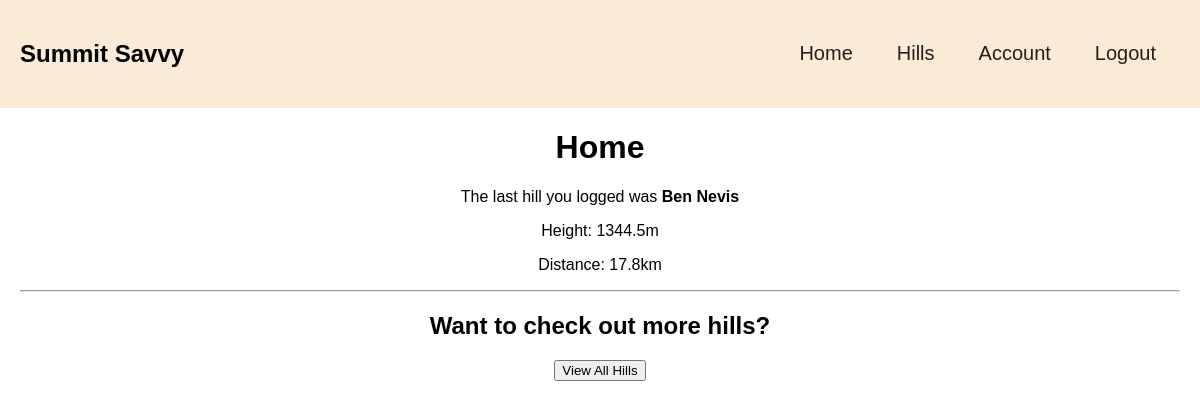
The page / (signed in) on the database its author committed.
### app/models.py (models this page shows)
class Hill(db.Model):
    __tablename__ = 'hills'
    id: so.Mapped[int] = so.mapped_column(primary_key=True)
    title: so.Mapped[str] = so.mapped_column(sa.String(255), index=True)
    distance: so.Mapped[str] = so.mapped_column(sa.Float(255), index=True, nullable=True)
    height: so.Mapped[Optional[str]] = so.mapped_column(sa.Float(255), index=True, nullable=True)
    time: so.Mapped[str] = so.mapped_column(sa.Interval, index=True, nullable=True)
    latitude: so.Mapped[str] = so.mapped_column(sa.Float(255), index=True, nullable=True)
    longitude: so.Mapped[str] = so.mapped_column(sa.Float(255), index=True, nullable=True)
    user_id = so.mapped_column(sa.ForeignKey('users.id'))
    user = so.relationship('User', back_populates='hills')

### app/routes.py (the view)
@app.route('/', methods=['GET', 'POST'])
@login_required
def index():
    last_hill = Hill.query.filter_by(user_id=current_user.id).order_by(Hill.id.desc()).first()
    return render_template('index.html', title="Home", last_hill=last_hill)

### app/models.py (called while the page is built)
@login.user_loader
def load_user(id):
    return db.session.get(User, int(id))

### app/templates/index.html (shortened to what this page needs)
{% extends "base.html" %}
{% block content %}
<link rel="stylesheet" href="{{ url_for('static', filename='index.css') }}" />
<div class='index-container'>
    <h1>Home</h1>
    <div class="your-hills">
        {% if last_hill %}
            <p>The last hill you logged was <b>{{ last_hill.title }}</b></h3>
            <p>Height: {{ last_hill.height}}m</p>
            <p>Distance: {{ last_hill.distance }}km</p>
        {% else %}
        <h4>You have not logged any hills yet.</h4>
        {% endif %}
    </div>
    <hr>
    <h2>Want to check out more hills?</h2>
    <a href="/all_hills"><button>View All Hills</button></a>
</div>
{% endblock %}

### app/static/style.css (style rules this page uses)
:root { --white: #f4f4f4; --black: #212121; --off-white: #faebd7; --green-1: rgb(35, 160, 93); --green-2: rgb(44, 203, 118); }
html { font-family: Arial, Helvetica, sans-serif; }
body { margin: 0px; }
a { color: var(--green-1); }

### app/static/index.css (style rules this page uses)
.index-container { text-align: center; }

### rows shown on the page
Hill: title "Ben Nevis", height "1344.5", distance "17.8"
